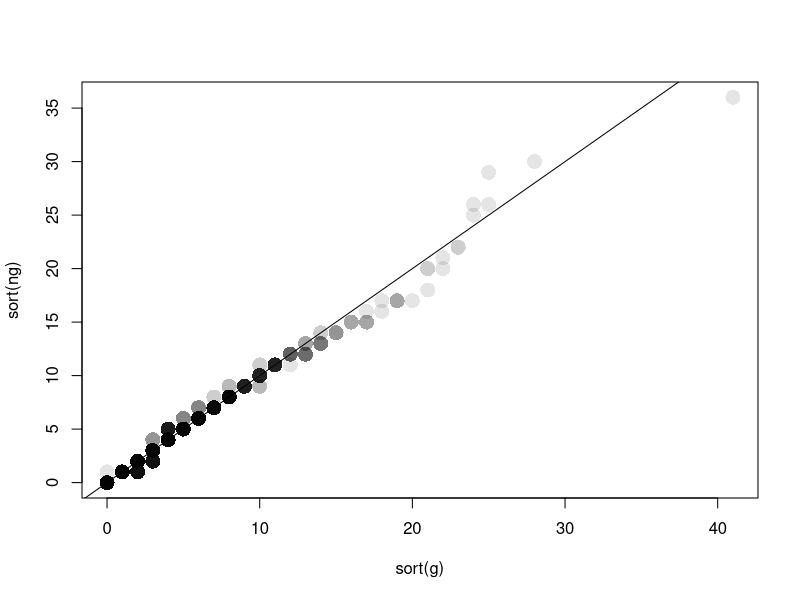

The R source for this figure:

n <- 1e3
p <- 0.2

nrgeom <- function(n, p){
	lam <- rexp(n, p/(1-p))
	return(rpois(n, lam))
}

g <- rgeom(n, p)
ng <- nrgeom(n, p)

print(g)

plot(sort(g), sort(ng)
	, col = rgb(red = 0, green = 0, blue = 0, alpha = 0.1)
	, pch = 16, cex = 2
)
abline(0,1)
